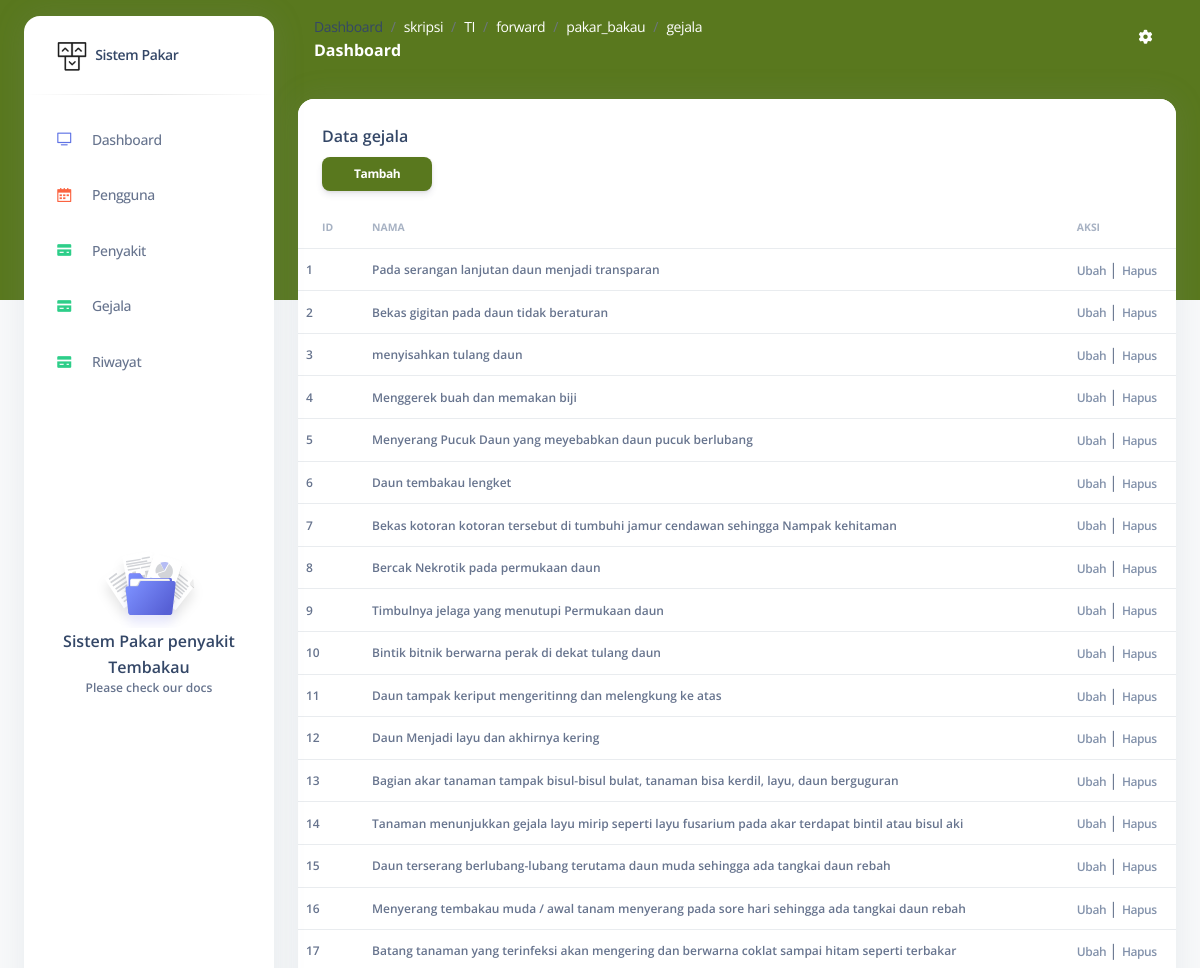
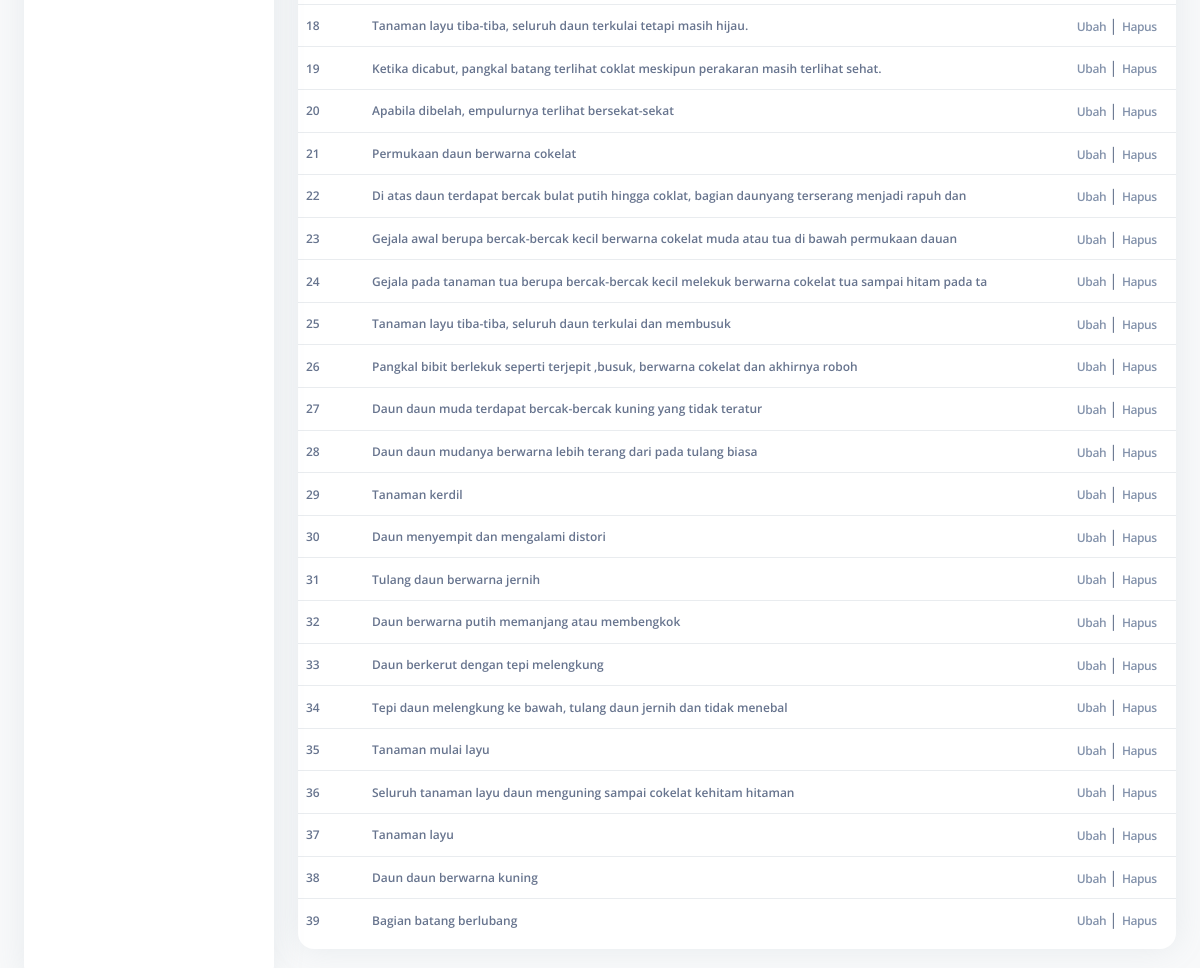
/index.php/gejala, run on the app's committed database (2 pictures, top to bottom).
### tables this page shows
CREATE TABLE `gejala` (
  `id` int(11) NOT NULL,
  `nama` varchar(100) NOT NULL
);

### application/views/backend/layout/content.php (called while the page is built)
<?php
include str_replace("system", "application/views/backend/content", BASEPATH)."/$content.php";
 ?>

### application/controllers/Gejala.php (called while the page is built, shortened)
<?php
class Gejala extends CI_Controller {
	function __construct()
  	{
		$this->low = "gejala";
		$this->cap = "Gejala";
		$this->load->helper("Response_helper");
		$this->load->helper("Input_helper");
    }
    public function index(){
		$data['title'] = "Data $this->cap";
		$data['content'] = "$this->low/index";
		$data['data'] = $this->db->get("$this->low")->result_array();
        $this->load->view('backend/index',$data);
    }
}

### index.php (called while the page is built, shortened)
<?php
require_once BASEPATH.'core/CodeIgniter.php';

### application/views/backend/content/gejala/index.php (the view, shortened to what this page needs)
<div class="container-fluid py-4">
      <div class="row">
        <div class="col-12">
          <div class="card mb-4">
            <div class="card-header pb-0">
              <h6>Data <?= $this->low ?></h6>
              <a href="<?= base_url($this->low.'/add') ?>"><button class="btn btn-primary btn-sm ms-auto ">Tambah</button></a>
            </div>
            <div class="card-body px-0 pt-0 pb-2">
              <div class="table-responsive p-0">
                <table class="table align-items-center mb-0">
                  <thead>
                    <tr>
                      <th class="text-uppercase text-secondary text-xxs font-weight-bolder opacity-7">ID</th>
                      <th class="text-uppercase text-secondary text-xxs font-weight-bolder opacity-7 ps-2">Nama</th>
                      <th class="text-uppercase text-secondary text-xxs font-weight-bolder opacity-7 ps-2">Aksi</th>
                    </tr>
                  </thead>
                  <tbody>
                  <?php
                    $no = 1;
                    foreach ($data as $d) {
                    ?>
                    <tr>
                     <td class="text-xs font-weight-bold mb-0"><?= $no ?></td>
                     <td>
                        <p class="text-xs font-weight-bold mb-0"><?= $d['nama'] ?></p>
                      </td>
                      <td class="align-middle">
                        <a href="<?= base_url($this->low.'/edit/'.$d['id']) ?>" class="text-secondary font-weight-bold text-xs" data-toggle="tooltip" data-original-title="Edit user">
                          Ubah
                        </a>
                        |
                        <a href="<?= base_url($this->low.'/delete/'.$d['id']) ?>" class="text-secondary font-weight-bold text-xs " onclick="return hapus()" data-toggle="tooltip" data-original-title="Hapus user">
                          Hapus
                        </a>
                      </td>
                    </tr>
                    <?php $no++;} ?>
                  </tbody>
                </table>
              </div>
            </div>
          </div>
        </div>
      </div>
    </div>

### application/views/backend/index.php (style rules this page uses)
.bg-primary,.btn-primary { background:#59781e!important; }

### data on the page
gejala: nama "Pada serangan lanjutan daun menjadi transparan"
gejala: nama "Bekas gigitan pada daun tidak beraturan"
gejala: nama "menyisahkan tulang daun"
gejala: nama "Menggerek buah dan memakan biji"
gejala: nama "Menyerang Pucuk Daun yang meyebabkan daun pucuk berlubang"
gejala: nama "Daun tembakau lengket"
gejala: nama "Bekas kotoran kotoran tersebut di tumbuhi jamur cendawan sehingga Nampak kehitaman"
gejala: nama "Bercak Nekrotik pada permukaan daun"
gejala: nama "Timbulnya jelaga yang menutupi Permukaan daun"
gejala: nama "Bintik bitnik berwarna perak di dekat tulang daun"
gejala: nama "Daun tampak keriput mengeritinng dan melengkung ke atas"
gejala: nama "Daun Menjadi layu dan akhirnya kering"
gejala: nama "Bagian akar tanaman tampak bisul-bisul bulat, tanaman bisa kerdil, layu, daun berguguran"
gejala: nama "Tanaman menunjukkan gejala layu mirip seperti layu fusarium pada akar terdapat bintil atau bisul aki"
gejala: nama "Daun terserang berlubang-lubang terutama daun muda sehingga ada tangkai daun rebah"
gejala: nama "Menyerang tembakau muda / awal tanam menyerang pada sore hari sehingga ada tangkai daun rebah"
gejala: nama "Batang tanaman yang terinfeksi akan mengering dan berwarna coklat sampai hitam seperti terbakar"
gejala: nama "Tanaman layu tiba-tiba, seluruh daun terkulai tetapi masih hijau."
gejala: nama "Ketika dicabut, pangkal batang terlihat coklat meskipun perakaran masih terlihat sehat."
gejala: nama "Apabila dibelah, empulurnya terlihat bersekat-sekat"
gejala: nama "Permukaan daun berwarna cokelat"
gejala: nama "Di atas daun terdapat bercak bulat putih hingga coklat, bagian daunyang terserang menjadi rapuh dan"
gejala: nama "Gejala awal berupa bercak-bercak kecil berwarna cokelat muda atau tua di bawah permukaan dauan"
gejala: nama "Gejala pada tanaman tua berupa bercak-bercak kecil melekuk berwarna cokelat tua sampai hitam pada ta"
gejala: nama "Tanaman layu tiba-tiba, seluruh daun terkulai dan membusuk"
gejala: nama "Pangkal bibit berlekuk seperti terjepit ,busuk, berwarna cokelat dan akhirnya roboh"
gejala: nama "Daun daun muda terdapat bercak-bercak kuning yang tidak teratur"
gejala: nama "Daun daun mudanya berwarna lebih terang dari pada tulang biasa"
gejala: nama "Tanaman kerdil"
gejala: nama "Daun menyempit dan mengalami distori"
gejala: nama "Tulang daun berwarna jernih"
gejala: nama "Daun berwarna putih memanjang atau membengkok"
gejala: nama "Daun berkerut dengan tepi melengkung"
gejala: nama "Tepi daun melengkung ke bawah, tulang daun jernih dan tidak menebal"
gejala: nama "Tanaman mulai layu"
gejala: nama "Seluruh tanaman layu daun menguning sampai cokelat kehitam hitaman"
gejala: nama "Tanaman layu"
gejala: nama "Daun daun berwarna kuning"
gejala: nama "Bagian batang berlubang"

### other printed values
$link[$i] "skripsi"
$link[$i] "TI"
$link[$i] "forward"
$link[$i] "pakar_bakau"
$link[$i] "gejala"
$this->low "gejala"
